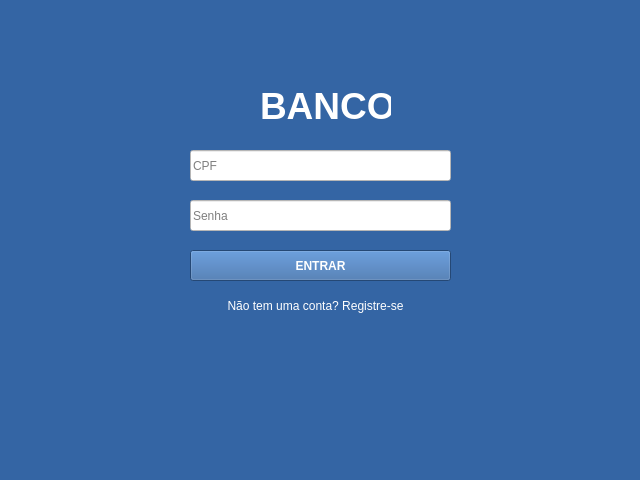
<?xml version="1.0" encoding="UTF-8"?>
<ui version="4.0">
 <class>MainWindow</class>
 <widget class="QMainWindow" name="MainWindow">
  <property name="geometry">
   <rect>
    <x>0</x>
    <y>0</y>
    <width>640</width>
    <height>480</height>
   </rect>
  </property>
  <property name="windowTitle">
   <string>MainWindow</string>
  </property>
  <property name="styleSheet">
   <string notr="true">background-color: rgb(52, 101, 164);
</string>
  </property>
  <widget class="QWidget" name="centralwidget">
   <widget class="QLabel" name="label">
    <property name="geometry">
     <rect>
      <x>260</x>
      <y>90</y>
      <width>131</width>
      <height>31</height>
     </rect>
    </property>
    <property name="font">
     <font>
      <pointsize>28</pointsize>
      <weight>75</weight>
      <bold>true</bold>
     </font>
    </property>
    <property name="styleSheet">
     <string notr="true">color: #fff;</string>
    </property>
    <property name="text">
     <string>BANCO</string>
    </property>
   </widget>
   <widget class="QLineEdit" name="cpf">
    <property name="geometry">
     <rect>
      <x>190</x>
      <y>150</y>
      <width>261</width>
      <height>31</height>
     </rect>
    </property>
    <property name="styleSheet">
     <string notr="true">background-color: rgb(255, 255, 255);</string>
    </property>
    <property name="placeholderText">
     <string>CPF</string>
    </property>
   </widget>
   <widget class="QPushButton" name="entrar">
    <property name="geometry">
     <rect>
      <x>190</x>
      <y>250</y>
      <width>261</width>
      <height>31</height>
     </rect>
    </property>
    <property name="font">
     <font>
      <weight>75</weight>
      <bold>true</bold>
     </font>
    </property>
    <property name="cursor">
     <cursorShape>PointingHandCursor</cursorShape>
    </property>
    <property name="styleSheet">
     <string notr="true">color: rgb(255, 255, 255);</string>
    </property>
    <property name="text">
     <string>ENTRAR</string>
    </property>
   </widget>
   <widget class="QPushButton" name="pushButton_2">
    <property name="geometry">
     <rect>
      <x>200</x>
      <y>290</y>
      <width>231</width>
      <height>31</height>
     </rect>
    </property>
    <property name="cursor">
     <cursorShape>PointingHandCursor</cursorShape>
    </property>
    <property name="styleSheet">
     <string notr="true">border: none;
color:#FFF;</string>
    </property>
    <property name="text">
     <string>Não tem uma conta? Registre-se</string>
    </property>
   </widget>
   <widget class="QLineEdit" name="senha">
    <property name="geometry">
     <rect>
      <x>190</x>
      <y>200</y>
      <width>261</width>
      <height>31</height>
     </rect>
    </property>
    <property name="styleSheet">
     <string notr="true">background-color: rgb(255, 255, 255);</string>
    </property>
    <property name="placeholderText">
     <string>Senha</string>
    </property>
   </widget>
  </widget>
  <widget class="QStatusBar" name="statusbar"/>
 </widget>
 <resources/>
 <connections/>
</ui>
